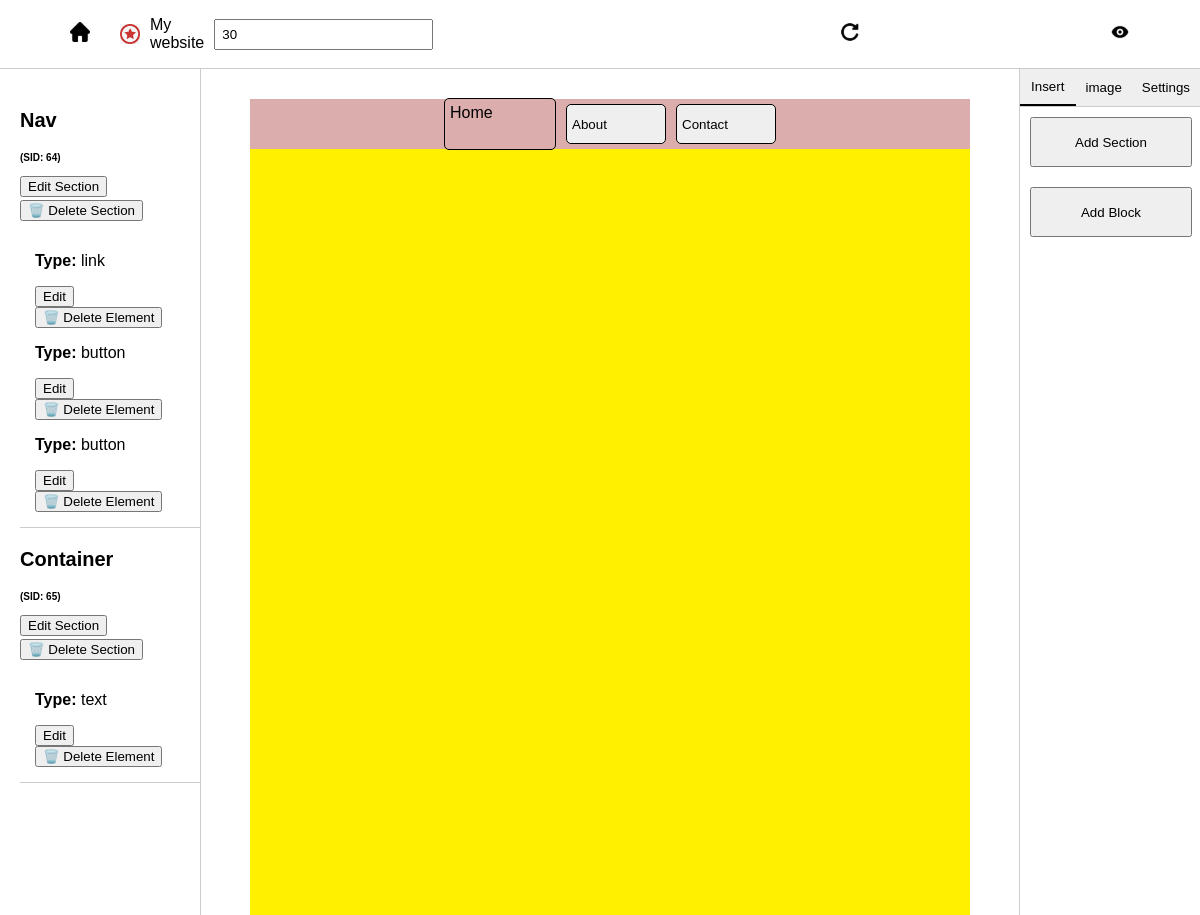
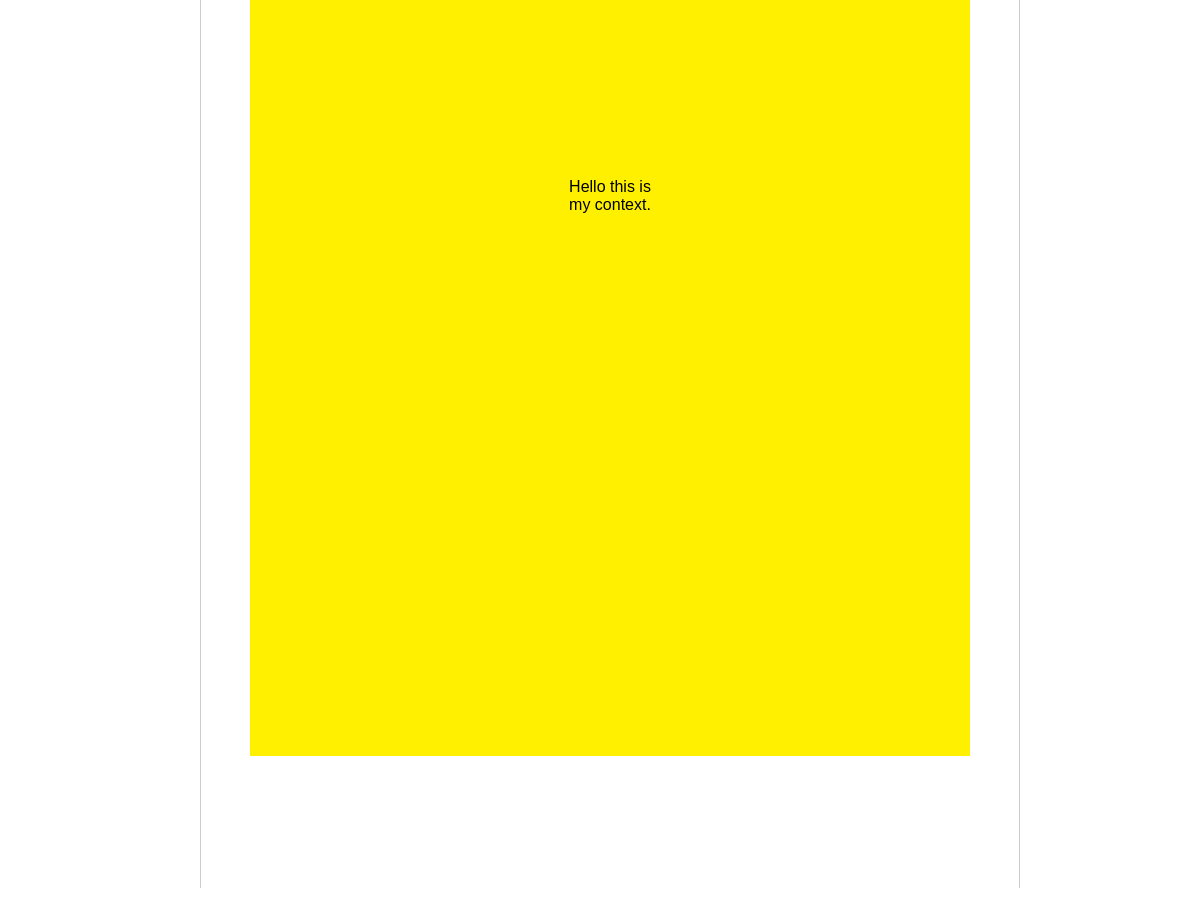
Screenshot of /edited-page.php?id=30 with the database file from the repository (2 pictures, top to bottom).
### tables this page shows
CREATE TABLE `pages` (
  `id` int(11) NOT NULL,
  `website_name` varchar(255) DEFAULT NULL,
  `page_title` varchar(255) DEFAULT NULL,
  `description` text DEFAULT NULL,
  `logo_path` varchar(255) DEFAULT NULL,
  `created_at` timestamp NOT NULL DEFAULT current_timestamp()
);

CREATE TABLE `sections` (
  `id` int(11) NOT NULL,
  `name` varchar(255) NOT NULL,
  `type` enum('parent','child') NOT NULL,
  `parent_id` int(11) DEFAULT NULL,
  `width` varchar(50) DEFAULT NULL,
  `height` varchar(50) DEFAULT NULL,
  `align_items` varchar(50) DEFAULT NULL,
  `justify_content` varchar(50) DEFAULT NULL,
  `padding` varchar(20) DEFAULT NULL,
  `margin` varchar(20) DEFAULT NULL,
  `background_color` varchar(7) DEFAULT NULL,
  `border_value` varchar(20) DEFAULT NULL,
  `border_style` varchar(20) DEFAULT NULL,
  `border_color` varchar(7) DEFAULT NULL,
  `border_radius` varchar(20) DEFAULT NULL,
  `created_at` timestamp NOT NULL DEFAULT current_timestamp(),
  `page_id` int(11) NOT NULL,
  `flex_direction` varchar(100) NOT NULL,
  `font_family` varchar(255) NOT NULL,
  `font_size` varchar(255) NOT NULL
);

CREATE TABLE `section_elements` (
  `id` int(11) NOT NULL,
  `section_id` int(11) NOT NULL,
  `element_type` varchar(50) NOT NULL,
  `content` text DEFAULT NULL,
  `width` varchar(50) DEFAULT NULL,
  `height` varchar(50) DEFAULT NULL,
  `alignment` varchar(50) DEFAULT NULL,
  `padding` varchar(50) DEFAULT NULL,
  `margin` varchar(50) DEFAULT NULL,
  `border` varchar(50) DEFAULT NULL,
  `border_radius` varchar(50) DEFAULT NULL,
  `created_at` timestamp NOT NULL DEFAULT current_timestamp(),
  `font_size` varchar(255) NOT NULL,
  `font_family` varchar(255) NOT NULL,
  `Content_Div` text NOT NULL
);

### edited-page.php (the view, shortened to what this page needs)
<?php
include('db.php');
if (isset($_GET['id'])) {
    $page_id = $_GET['id'];
    $stmt = $conn->prepare("SELECT website_name, page_title, logo_path FROM pages WHERE id = ?");
    $stmt->bind_param("i", $page_id);
    $stmt->execute();
    $stmt->bind_result($website_name, $page_title, $logo_path);
    if ($stmt->fetch()) {
        $site_name = $website_name;
        $logo = $logo_path;
    } else {
        echo "<p>Page not found.</p>";
    }
} else {
    echo "<p>No page ID provided.</p>";
}
?>
<?php
$mysqli = new mysqli("localhost", "root", "", "z");
$page_id = $_GET['id'] ?? 0;
$query = "SELECT * FROM sections WHERE page_id = ?";
$stmt = $mysqli->prepare($query);
$stmt->bind_param('i', $page_id);
$stmt->execute();
$result = $stmt->get_result();
?>
<!DOCTYPE html>
<html lang="en">
<head>
</head>
<body>
    <div class="top-nav">
        <div class="left-top-nav">
            <a href="index.php">
                <img src="img\home.svg" alt="" width="20px" height="auto">
            </a>
            <?php echo "<img src='{$logo}' width='20'>"; ?>
            <p><?php echo $site_name ?></p>
            <input type="text" id="page-id" value="<?php echo $page_id; ?>">
        </div>
        <div class="right-top-nav">
            <a href="edited-page.php?id=<?php echo $page_id; ?>">
                <img src="img\refresh.svg" alt="" width="20px" height="auto">
            </a>
            <a href="exampleviewing.php?id=<?php echo $page_id; ?>">
                <img src="img\preview.svg" alt="" width="20px" height="auto">
            </a>
        </div>
    </div>
    <main>
        <?php
        $mysqli = new mysqli('localhost', 'root', '', 'z');
        $page_id = $_GET['id'] ?? 0;
        $query = "SELECT * FROM sections WHERE page_id = ?";
        $stmt = $mysqli->prepare($query);
        $stmt->bind_param('i', $page_id);
        $stmt->execute();
        $sections_result = $stmt->get_result();
        $sections = $sections_result->fetch_all(MYSQLI_ASSOC);
        $elements_result = $mysqli->query("SELECT * FROM section_elements");
        $elements = $elements_result->fetch_all(MYSQLI_ASSOC);
        $grouped_elements = [];
        foreach ($elements as $element) {
            $grouped_elements[$element['section_id']][] = $element;
        }
        ?>
        <div class="column">
            <div class="container">
                <?php foreach ($sections as $section): ?>
                    <div class="card my-3">
                        <div class="card-header bg-light">
                            <p><?= htmlspecialchars($section['name']) ?></p>
                            <p style="font-size: 10px;">(SID: <?= $section['id'] ?>)</p>
                            <button class="btn edit-section-btn" data-id="<?= $section['id'] ?>">Edit Section</button>
                            <form action="delete-section.php" method="POST" style="display:inline;">
                                <button type="submit" onclick="return confirm('Delete this section and its elements?')">🗑️ Delete Section</button>
                            </form>
                        </div>
                        <div class="card-body">
                            <?php foreach ($grouped_elements[$section['id']] ?? [] as $element): ?>
                                <div class="border rounded p-3 mb-3">
                                    <p><strong>Type:</strong> <?= htmlspecialchars($element['element_type']) ?></p>
                                    <button class="btn edit-element-btn" data-id="<?= $element['id'] ?>">Edit</button>
                                    <form action="delete-element.php" method="POST" style="display:inline;">
                                        <button type="submit" onclick="return confirm('Delete this element?')">🗑️ Delete Element</button>
                                    </form>
                                </div>
                            <?php endforeach; ?>
                        </div>
                    </div>
                <?php endforeach; ?>
            </div>
        </div>
        <?php
        $query = "SELECT * FROM sections WHERE page_id = ? ORDER BY parent_id, created_at";
        $stmt = $mysqli->prepare($query);
        $stmt->bind_param('i', $page_id);
        $stmt->execute();
        $result = $stmt->get_result();
        $sections = $result->fetch_all(MYSQLI_ASSOC);
        $elementsQuery = "SELECT * FROM section_elements";
        $elementsResult = $mysqli->query($elementsQuery);
        $section_elements = $elementsResult->fetch_all(MYSQLI_ASSOC);
        function groupSectionsByParent($sections)
        {
            $grouped = [];
            foreach ($sections as $section) {
                $parent = $section['parent_id'] ?? 0;
                $grouped[$parent][] = $section;
            }
            return $grouped;
        }
        function groupElementsBySection($elements, $sections)
        {
            $valid_section_ids = array_column($sections, 'id');
            $grouped = [];
            foreach ($elements as $el) {
                if (in_array($el['section_id'], $valid_section_ids)) {
                    $grouped[$el['section_id']][] = $el;
                }
            }
            return $grouped;
        }
        function renderElements($section_id, $grouped_elements)
        {
            $html = '';
            foreach ($grouped_elements[$section_id] as $el) {
                $style = 'style="width: ' . htmlspecialchars($el['width']) . ';
                            height: ' . htmlspecialchars($el['height']) . ';
                            padding: ' . htmlspecialchars($el['padding']) . ';
                            margin: ' . htmlspecialchars($el['margin']) . ';
                            border: ' . htmlspecialchars($el['border']) . ';
                            border-radius: ' . htmlspecialchars($el['border_radius']) . ';
                            text-align: ' . htmlspecialchars($el['alignment']) . ';
                            font-family: ' . htmlspecialchars($el['font_family']) . ';
                            font-size: ' . htmlspecialchars($el['font_size']) . ';"';
                switch ($el['element_type']) {
                    case 'text':
                        $html .= '<p ' . $style . '>' . htmlspecialchars($el['content']) . '</p>';
                        break;
                    case 'button':
                        $html .= '<button ' . $style . '>' . htmlspecialchars($el['content']) . '</button>';
                        break;
                    case 'link':
                        $html .= '<a href="' . htmlspecialchars($el['content']) . '" ' . $style . '>' . htmlspecialchars($el['content']) . '</a>';
                        break;
                }
            }
            return $html;
        }
        $grouped_images = [];
        function renderSections($parent_id, $grouped_sections, $grouped_elements, $grouped_images, $conn) {
            if (!isset($grouped_sections[$parent_id])) return '';
            $html = '';
            foreach ($grouped_sections[$parent_id] as $section) {
                $html .= '<div class="' . htmlspecialchars($section['name']) . '"
                    style="width: ' . htmlspecialchars($section['width']) . ';
                           height: ' . htmlspecialchars($section['height']) . ';
                           background-color: ' . htmlspecialchars($section['background_color']) . ';
                           padding: ' . htmlspecialchars($section['padding']) . ';
                           margin: ' . htmlspecialchars($section['margin']) . ';
                           border: ' . htmlspecialchars($section['border_value']) . ' ' . htmlspecialchars($section['border_style']) . ' ' . htmlspecialchars($section['border_color']) . ';
                           border-radius: ' . htmlspecialchars($section['border_radius']) . ';
                           display: flex;
                           flex-direction: ' . htmlspecialchars($section['flex_direction']) . ';
                           align-items: ' . htmlspecialchars($section['align_items']) . ';
                           justify-content: ' . htmlspecialchars($section['justify_content']) . ';
                           min-height: 50px;">';
                $html .= renderElements($section['id'], $grouped_elements, $conn);
                $html .= renderSections($section['id'], $grouped_sections, $grouped_elements, $grouped_images, $conn);
                $html .= '</div>';
            }
            return $html;
        }
        $grouped_sections = groupSectionsByParent($sections);
        $grouped_elements = groupElementsBySection($section_elements, $sections);
        ?>
        <div class="viewing" id="viewing-area">
        <?= renderSections(0, $grouped_sections, $grouped_elements, $grouped_images, $mysqli) ?>
        </div>
        <aside>
            <div class="tabs">
                <button class="tab-button active" onclick="openTab(event, 'insert')">Insert</button>
                <button class="tab-button" onclick="openTab(event, 'pages')">image</button>
                <button class="tab-button" onclick="openTab(event, 'settings')">Settings</button>
            </div>
            <div id="insert" class="tab-content active" style="display: block;">
                <button id="add-element-btn" class="buttonbox">Add Section</button>
                <button onclick="openModal()" class="buttonbox">Add Block</button>
            </div>
        </aside>
    </main>
</body>
</html>

### edited-page.php (style rules this page uses)
body { margin: 0; font-family: Arial, sans-serif; overflow: hidden; }
.top-nav { margin: 0; overflow: hidden; display: flex; align-items: center; padding: 0 50px 0 50px; justify-content: space-between; border-bottom: 1px solid #ccc; }
.top-nav a { color: #6B7A99; text-align: center; padding: 14px 20px; text-decoration: none; font-size: 17px; transition: background-color 0.3s; }
.left-top-nav { display: flex; gap: 10px; align-items: center; justify-content: space-between; }
.right-top-nav { display: flex; align-items: center; width: 30%; justify-content: space-between; }
main { margin: 0; display: flex; justify-content: space-between; }
aside { border-left: 1px solid #ccc; list-style-type: none; padding: 0; width: 15%; height: 90vh; margin: 0; }
.buttonbox { margin: 10px; width: 90%; height: 50px; }
.column { border-right: 1px solid #ccc; list-style-type: none; padding-left: 20px; width: 15%; height: 90vh; margin: 0; }
.viewing { overflow-y: auto; overflow-x: auto; padding: 30px; width: 60%; height: 80vh; text-decoration: none; }
.viewing a { text-decoration: none; color: #000; }
.tab-content { display: none; border-top: none; }
.tab-button { border: none; outline: none; cursor: pointer; padding: 10px 15px; }
.tab-button.active { border-bottom: 2px solid #000; color: #000; }
.tab-content.active { display: block; }
.tabs { display: flex; justify-content: space-between; border-bottom: 1px solid #ccc; }
.tabs button { flex: 1; padding: 10px; text-align: center; border: none; cursor: pointer; transition: background-color 0.3s ease; }
.container { margin-top: 20px; overflow-y: auto; height: 85vh; }
.card-header { font-size: 1.25rem; font-weight: bold; }
.card-body { padding: 15px; }
.card { border-bottom: 1px solid #ccc; }
input { width: 100%; padding: 6px; box-sizing: border-box; }

### rows the page displays
pages: logo_path (picture), website_name "My website"
sections: name "Nav", id "64"
section_elements: element_type "link", content "Home"
section_elements: element_type "button", content "About"
section_elements: element_type "button", content "Contact"
sections: name "Container", id "65"
section_elements: element_type "text", content "Hello this is my context."
